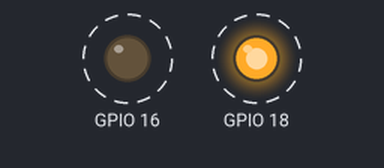
The program below on a simulated Raspberry Pi (BCM pin numbers). Parts: output pins drawn as LEDs (lit = HIGH). Dashed ring = blinking. At 1.0 s the program stops and its outputs stay as they are.

Above: at 0.05 s.
Timing chart, 0 to 2.5 s (numbered marks = the images above):
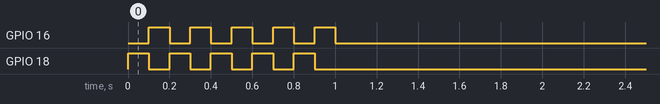

The program:

flash.py
```python
import RPi.GPIO as GPIO
import time
GPIO.setmode(GPIO.BCM)
GPIO.setwarnings(False)
GPIO.setup(18,GPIO.OUT)
GPIO.setup(16,GPIO.OUT)
for i in range(5):
	GPIO.output(18,GPIO.HIGH)
	time.sleep(0.1)
	GPIO.output(18,GPIO.LOW)
	GPIO.output(16,GPIO.HIGH)
	time.sleep(0.1)
	GPIO.output(16,GPIO.LOW)
```

Measured:
- by itself, GPIO 16, GPIO 18: alternates HIGH for 0.10 s and LOW for 0.10 s, 10 changes in all, then stays LOW
